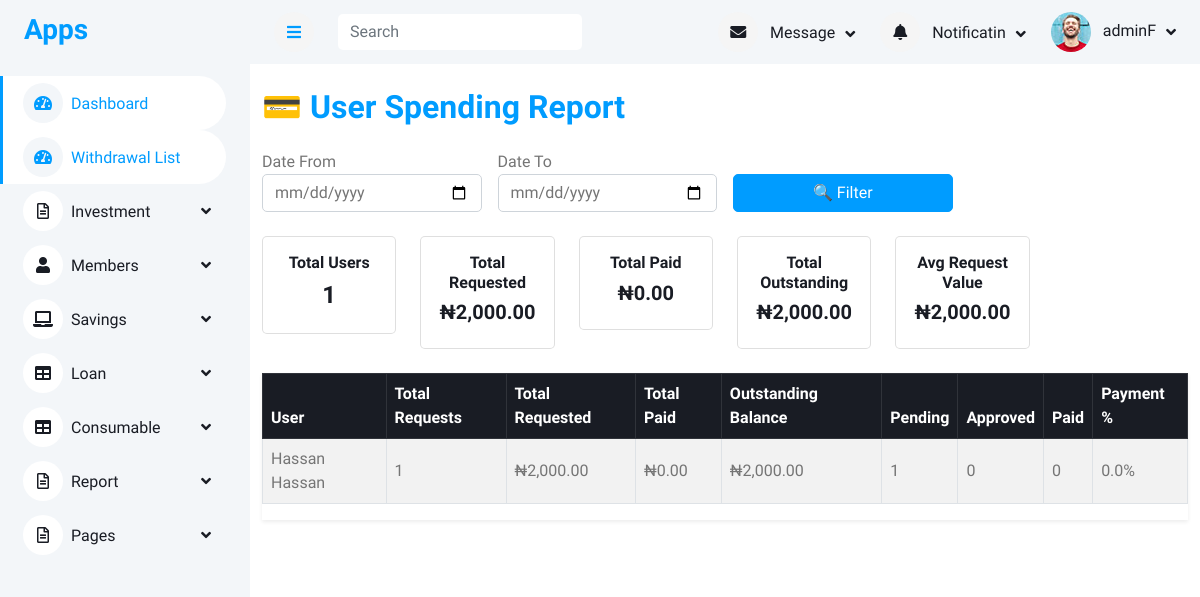
Page /user_spending_report (signed in) on the earlier database version.
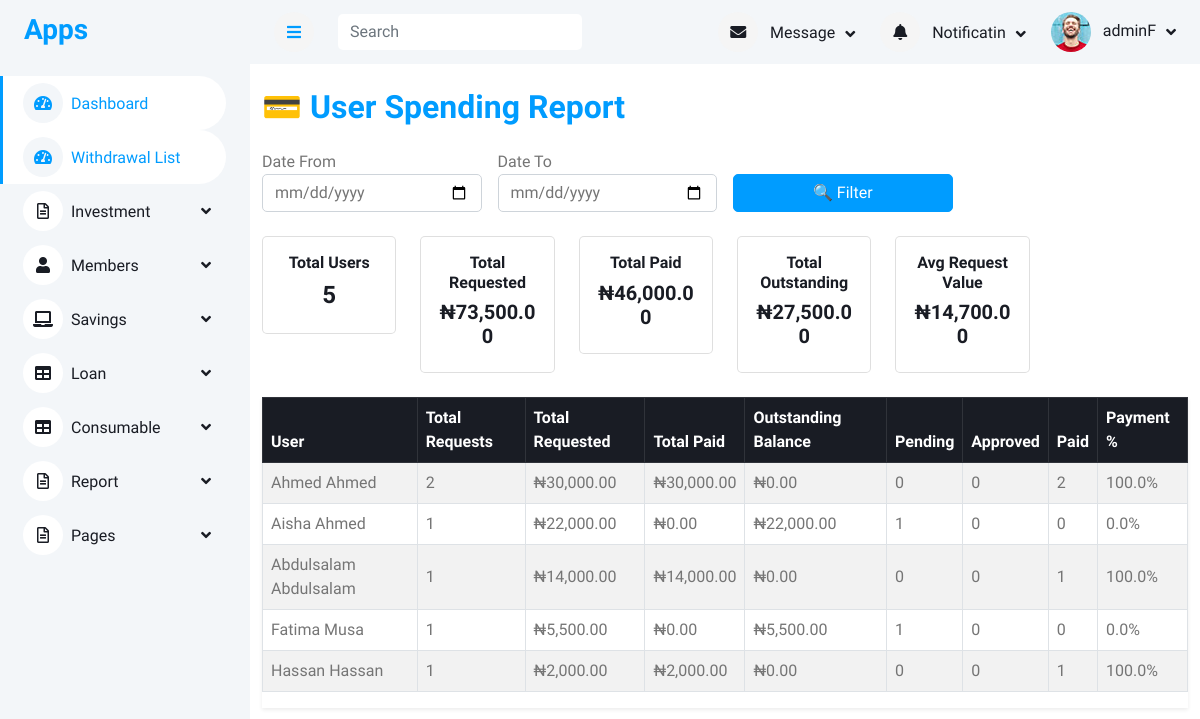
Same page on the later database version.
### accounts/models.py (models this page shows, shortened)
class User(AbstractUser):
    first_name = models.CharField(max_length=100)
    last_name = models.CharField(max_length=100)
    other_name = models.CharField(max_length=100)
    date_of_birth = models.DateField(blank=True,null=True)
    username = models.CharField(max_length=100, unique=True)
    savings = models.IntegerField(blank=True,null=True)
    account_type = models.CharField(max_length=100,blank=True,null=True)
    department = models.CharField(max_length=100)
    unit = models.CharField(max_length=100)
    gender = models.ForeignKey(Gender, on_delete=models.CASCADE, blank=True, null=True)
    group = models.ForeignKey(UserGroup, on_delete=models.CASCADE, blank=True, null=True)
    marital_status = models.ForeignKey(MaritalStatus,on_delete=models.SET_NULL, null=True, blank=True)
    religion = models.ForeignKey(Religion, on_delete=models.SET_NULL, null=True, blank=True,)
    passport = models.ImageField(upload_to='passport', blank=True, null=True)
    phone1 = models.CharField(max_length=15,null=True, blank=True)
    phone2 = models.CharField(max_length=15, null=True, blank=True)
    email = models.EmailField(blank=True, null=True)
    member_number = models.CharField(max_length=100)

### report/views.py (the view)
# urls.py: path('user_spending_report',views.user_spending_report,name='user_spending_report'),
@login_required
def user_spending_report(request):
    date_from = request.GET.get('date_from')
    date_to = request.GET.get('date_to')
    queryset = User.objects.all()
    user_spending = []
    for user in queryset:
        user_requests = ConsumableRequest.objects.filter(user=user)
        if date_from:
            user_requests = user_requests.filter(date_created__gte=date_from)
        if date_to:
            user_requests = user_requests.filter(date_created__lte=date_to)
        total_requested = sum(req.calculate_total_price() for req in user_requests)
        total_paid = sum(req.total_paid() for req in user_requests)
        outstanding_balance = total_requested - total_paid
        if total_requested > 0:  # Only include users with requests
            user_spending.append({
                'user': user,
                'total_requests': user_requests.count(),
                'total_requested': total_requested,
                'total_paid': total_paid,
                'outstanding_balance': outstanding_balance,
                'pending_requests': user_requests.filter(status='Pending').count(),
                'approved_requests': user_requests.filter(status='Approved').count(),
                'paid_requests': user_requests.filter(status='Paid').count(),
                'payment_completion_rate': (total_paid / total_requested * 100) if total_requested > 0 else 0
            })
    user_spending.sort(key=lambda x: x['total_requested'], reverse=True)
    totals = {
        'total_users': len(user_spending),
        'total_requested': sum(u['total_requested'] for u in user_spending),
        'total_paid': sum(u['total_paid'] for u in user_spending),
        'total_outstanding': sum(u['outstanding_balance'] for u in user_spending),
        'avg_request_value': sum(u['total_requested'] for u in user_spending) / len(user_spending) if user_spending else 0
    }
    context = {
        'user_spending': user_spending,
        'totals': totals,
        'filters': {
            'date_from': date_from,
            'date_to': date_to
        }
    }
    return render(request, 'reports/user_spending_report.html', context)

### consumable/models.py (called while the page is built)
    def calculate_total_price(self):
        return sum(detail.total_price for detail in self.details.all())

    def total_paid(self):
        return self.repayments.aggregate(total=Sum('amount_paid'))['total'] or 0

    @property
    def total_price(self):
        return self.quantity * self.item_price

### templates/reports/user_spending_report.html (shortened to what this page needs)
{% extends "base/base.html" %}
{% load humanize %}
{% block content %}
<div class="container-fluid py-4">
    <h2 class="text-primary mb-4">💳 User Spending Report</h2>
    <form method="get" class="row g-3 align-items-end mb-4">
        <div class="col-md-3">
            <label for="date_from">Date From</label>
            <input type="date" id="date_from" name="date_from" class="form-control" value="{{ filters.date_from }}">
        </div>
        <div class="col-md-3">
            <label for="date_to">Date To</label>
            <input type="date" id="date_to" name="date_to" class="form-control" value="{{ filters.date_to }}">
        </div>
        <div class="col-md-3">
            <button type="submit" class="btn btn-primary w-100">🔍 Filter</button>
        </div>
    </form>
    <div class="row mb-4">
        <div class="col-md-2">
            <div class="card text-center">
                <div class="card-body">
                    <h6>Total Users</h6>
                    <h4>{{ totals.total_users }}</h4>
                </div>
            </div>
        </div>
        <div class="col-md-2 text-success">
            <div class="card text-center">
                <div class="card-body">
                    <h6>Total Requested</h6>
                    <h5>₦{{ totals.total_requested|floatformat:2|intcomma }}</h5>
                </div>
            </div>
        </div>
        <div class="col-md-2 text-info">
            <div class="card text-center">
                <div class="card-body">
                    <h6>Total Paid</h6>
                    <h5>₦{{ totals.total_paid|floatformat:2|intcomma }}</h5>
                </div>
            </div>
        </div>
        <div class="col-md-2 text-danger">
            <div class="card text-center">
                <div class="card-body">
                    <h6>Total Outstanding</h6>
                    <h5>₦{{ totals.total_outstanding|floatformat:2|intcomma }}</h5>
                </div>
            </div>
        </div>
        <div class="col-md-2 text-muted">
            <div class="card text-center">
                <div class="card-body">
                    <h6>Avg Request Value</h6>
                    <h5>₦{{ totals.avg_request_value|floatformat:2|intcomma }}</h5>
                </div>
            </div>
        </div>
    </div>
    <div class="table-responsive shadow-sm">
        <table class="table table-striped table-bordered table-hover align-middle">
            <thead class="table-dark">
                <tr>
                    <th>User</th>
                    <th>Total Requests</th>
                    <th>Total Requested</th>
                    <th>Total Paid</th>
                    <th>Outstanding Balance</th>
                    <th>Pending</th>
                    <th>Approved</th>
                    <th>Paid</th>
                    <th>Payment %</th>
                </tr>
            </thead>
            <tbody>
                {% for u in user_spending %}
                <tr>
                    <td>{{ u.user.get_full_name|default:u.user.username }}</td>
                    <td>{{ u.total_requests }}</td>
                    <td>₦{{ u.total_requested|floatformat:2|intcomma }}</td>
                    <td>₦{{ u.total_paid|floatformat:2|intcomma }}</td>
                    <td>₦{{ u.outstanding_balance|floatformat:2|intcomma }}</td>
                    <td>{{ u.pending_requests }}</td>
                    <td>{{ u.approved_requests }}</td>
                    <td>{{ u.paid_requests }}</td>
                    <td>{{ u.payment_completion_rate|floatformat:1 }}%</td>
                </tr>
                {% empty %}
                <tr>
                    <td colspan="9" class="text-center text-muted">No spending data found for the selected period.</td>
                </tr>
                {% endfor %}
            </tbody>
        </table>
    </div>
</div>
{% endblock %}

Differences in the rows shown:
now on this page (row edited): User: user.get_full_name "Ahmed Ahmed", total_requests "2", total_requested "30,000.00", total_paid "30,000.00", outstanding_balance "0.00", pending_requests "0", approved_requests "0", paid_requests "2", payment_completion_rate "100.0"
now on this page (row edited): User: user.get_full_name "Aisha Ahmed", total_requests "1", total_requested "22,000.00", total_paid "0.00", outstanding_balance "22,000.00", pending_requests "1", approved_requests "0", paid_requests "0", payment_completion_rate "0.0"
now on this page (row edited): User: user.get_full_name "Abdulsalam Abdulsalam", total_requests "1", total_requested "14,000.00", total_paid "14,000.00", outstanding_balance "0.00", pending_requests "0", approved_requests "0", paid_requests "1", payment_completion_rate "100.0"
now on this page (row edited): User: user.get_full_name "Fatima Musa", total_requests "1", total_requested "5,500.00", total_paid "0.00", outstanding_balance "5,500.00", pending_requests "1", approved_requests "0", paid_requests "0", payment_completion_rate "0.0"
computed for User "Hassan Hassan": total_paid "0.00" → "2,000.00"; outstanding_balance "2,000.00" → "0.00"; pending_requests "1" → "0"; paid_requests "0" → "1"; payment_completion_rate "0.0" → "100.0"
Other differences:
{{ totals.total_users }}: "1" → "5"
{{ totals.total_requested|floatformat:2|intcomma }}: "2,000.00" → "73,500.00"
{{ totals.total_paid|floatformat:2|intcomma }}: "0.00" → "46,000.00"
{{ totals.total_outstanding|floatformat:2|intcomma }}: "2,000.00" → "27,500.00"
{{ totals.avg_request_value|floatformat:2|intcomma }}: "2,000.00" → "14,700.00"
